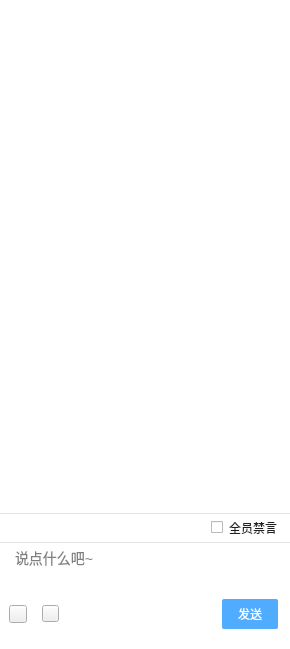
<?xml version="1.0" encoding="UTF-8"?>
<ui version="4.0">
 <class>ChatWidget</class>
 <widget class="QWidget" name="ChatWidget">
  <property name="geometry">
   <rect>
    <x>0</x>
    <y>0</y>
    <width>290</width>
    <height>649</height>
   </rect>
  </property>
  <property name="windowTitle">
   <string>ChatWidget</string>
  </property>
  <property name="styleSheet">
   <string notr="true">QListWidget#chatWnd{
 outline:0px;
border:none;
 }</string>
  </property>
  <layout class="QVBoxLayout" name="verticalLayout">
   <property name="spacing">
    <number>0</number>
   </property>
   <property name="leftMargin">
    <number>0</number>
   </property>
   <property name="topMargin">
    <number>0</number>
   </property>
   <property name="rightMargin">
    <number>0</number>
   </property>
   <property name="bottomMargin">
    <number>0</number>
   </property>
   <item>
    <widget class="QWidget" name="all" native="true">
     <property name="styleSheet">
      <string notr="true">QWidget#all{
  background: #FFFFFF;
  background-color: #FFFFFF;
}</string>
     </property>
     <layout class="QVBoxLayout" name="verticalLayout_2">
      <property name="spacing">
       <number>0</number>
      </property>
      <property name="leftMargin">
       <number>0</number>
      </property>
      <property name="topMargin">
       <number>0</number>
      </property>
      <property name="rightMargin">
       <number>0</number>
      </property>
      <property name="bottomMargin">
       <number>0</number>
      </property>
      <item>
       <widget class="QListWidget" name="chatWnd">
        <property name="focusPolicy">
         <enum>Qt::NoFocus</enum>
        </property>
        <property name="styleSheet">
         <string notr="true"/>
        </property>
        <property name="frameShape">
         <enum>QFrame::NoFrame</enum>
        </property>
        <property name="selectionMode">
         <enum>QAbstractItemView::NoSelection</enum>
        </property>
       </widget>
      </item>
      <item>
       <widget class="QWidget" name="muteBoard" native="true">
        <property name="minimumSize">
         <size>
          <width>290</width>
          <height>30</height>
         </size>
        </property>
        <property name="maximumSize">
         <size>
          <width>290</width>
          <height>30</height>
         </size>
        </property>
        <property name="styleSheet">
         <string notr="true">QWidget#muteBoard{
border-top:1px solid rgb(229, 229, 229);
border-bottom:1px solid rgb(229, 229, 229);
}</string>
        </property>
        <layout class="QHBoxLayout" name="horizontalLayout_3">
         <property name="spacing">
          <number>0</number>
         </property>
         <property name="leftMargin">
          <number>0</number>
         </property>
         <property name="topMargin">
          <number>0</number>
         </property>
         <property name="rightMargin">
          <number>12</number>
         </property>
         <property name="bottomMargin">
          <number>0</number>
         </property>
         <item>
          <spacer name="horizontalSpacer_3">
           <property name="orientation">
            <enum>Qt::Horizontal</enum>
           </property>
           <property name="sizeType">
            <enum>QSizePolicy::Fixed</enum>
           </property>
           <property name="sizeHint" stdset="0">
            <size>
             <width>214</width>
             <height>20</height>
            </size>
           </property>
          </spacer>
         </item>
         <item>
          <widget class="QCheckBox" name="checkBox">
           <property name="styleSheet">
            <string notr="true">QCheckBox#checkBox{
  font-family: &quot;微软雅黑&quot;;
  font-size: 12px;
  color: #202020;
  line-height: 20px;
}
QCheckBox::indicator {
Width:12px;
Height:12px;
}

QCheckBox::indicator:unchecked {
        image: url(:/res/images/checkbox_unchecked.png);
}

QCheckBox::indicator:checked {
        image: url(:/res/images/checkbox_checked.png);
}

</string>
           </property>
           <property name="text">
            <string>全员禁言</string>
           </property>
          </widget>
         </item>
        </layout>
       </widget>
      </item>
      <item>
       <widget class="QWidget" name="inputBoard" native="true">
        <property name="minimumSize">
         <size>
          <width>290</width>
          <height>106</height>
         </size>
        </property>
        <property name="maximumSize">
         <size>
          <width>290</width>
          <height>106</height>
         </size>
        </property>
        <layout class="QVBoxLayout" name="verticalLayout_3">
         <property name="spacing">
          <number>0</number>
         </property>
         <property name="leftMargin">
          <number>0</number>
         </property>
         <property name="topMargin">
          <number>0</number>
         </property>
         <property name="rightMargin">
          <number>0</number>
         </property>
         <property name="bottomMargin">
          <number>20</number>
         </property>
         <item>
          <widget class="QWidget" name="inputWidget" native="true">
           <property name="minimumSize">
            <size>
             <width>290</width>
             <height>56</height>
            </size>
           </property>
           <property name="maximumSize">
            <size>
             <width>290</width>
             <height>56</height>
            </size>
           </property>
           <layout class="QHBoxLayout" name="horizontalLayout">
            <property name="spacing">
             <number>0</number>
            </property>
            <property name="topMargin">
             <number>0</number>
            </property>
            <property name="rightMargin">
             <number>12</number>
            </property>
            <property name="bottomMargin">
             <number>3</number>
            </property>
            <item>
             <widget class="QPlainTextEdit" name="inputTextEdit">
              <property name="styleSheet">
               <string notr="true">QPlainTextEdit#inputTextEdit{
  font-family: &quot;微软雅黑&quot;;
  font-size: 14px;
  line-height: 22px;
}</string>
              </property>
              <property name="frameShape">
               <enum>QFrame::NoFrame</enum>
              </property>
              <property name="placeholderText">
               <string>说点什么吧~</string>
              </property>
             </widget>
            </item>
           </layout>
          </widget>
         </item>
         <item>
          <widget class="QWidget" name="sendWidget" native="true">
           <property name="minimumSize">
            <size>
             <width>290</width>
             <height>30</height>
            </size>
           </property>
           <property name="maximumSize">
            <size>
             <width>290</width>
             <height>30</height>
            </size>
           </property>
           <layout class="QHBoxLayout" name="horizontalLayout_2">
            <property name="spacing">
             <number>0</number>
            </property>
            <property name="leftMargin">
             <number>9</number>
            </property>
            <property name="topMargin">
             <number>0</number>
            </property>
            <property name="rightMargin">
             <number>12</number>
            </property>
            <property name="bottomMargin">
             <number>0</number>
            </property>
            <item>
             <widget class="QPushButton" name="emojiBtn">
              <property name="minimumSize">
               <size>
                <width>18</width>
                <height>18</height>
               </size>
              </property>
              <property name="maximumSize">
               <size>
                <width>18</width>
                <height>18</height>
               </size>
              </property>
              <property name="styleSheet">
               <string notr="true">QPushButton#emojiBtn{
border-image: url(:/res/images/emoji.png)
}</string>
              </property>
              <property name="text">
               <string/>
              </property>
             </widget>
            </item>
            <item>
             <spacer name="horizontalSpacer_2">
              <property name="orientation">
               <enum>Qt::Horizontal</enum>
              </property>
              <property name="sizeType">
               <enum>QSizePolicy::Fixed</enum>
              </property>
              <property name="sizeHint" stdset="0">
               <size>
                <width>15</width>
                <height>1</height>
               </size>
              </property>
             </spacer>
            </item>
            <item>
             <widget class="QPushButton" name="picBtn">
              <property name="minimumSize">
               <size>
                <width>17</width>
                <height>17</height>
               </size>
              </property>
              <property name="maximumSize">
               <size>
                <width>17</width>
                <height>17</height>
               </size>
              </property>
              <property name="styleSheet">
               <string notr="true">QPushButton#picBtn{
border-image: url(:/res/images/figicon.png)
}</string>
              </property>
              <property name="text">
               <string/>
              </property>
             </widget>
            </item>
            <item>
             <spacer name="horizontalSpacer">
              <property name="orientation">
               <enum>Qt::Horizontal</enum>
              </property>
              <property name="sizeHint" stdset="0">
               <size>
                <width>160</width>
                <height>20</height>
               </size>
              </property>
             </spacer>
            </item>
            <item>
             <widget class="QPushButton" name="sendBtn">
              <property name="minimumSize">
               <size>
                <width>56</width>
                <height>30</height>
               </size>
              </property>
              <property name="maximumSize">
               <size>
                <width>56</width>
                <height>30</height>
               </size>
              </property>
              <property name="styleSheet">
               <string notr="true">QPushButton#sendBtn{
  background: #4FACFF;
  border-radius: 2px;
  background-color: #4FACFF;
  font-family: &quot;微软雅黑&quot;;
  font-size: 12px;
  color: #FFFFFF;
  line-height: 20px
}</string>
              </property>
              <property name="text">
               <string>发送</string>
              </property>
             </widget>
            </item>
           </layout>
          </widget>
         </item>
        </layout>
       </widget>
      </item>
     </layout>
    </widget>
   </item>
  </layout>
 </widget>
 <layoutdefault spacing="6" margin="11"/>
 <resources>
  <include location="demo.qrc"/>
 </resources>
 <connections/>
</ui>
